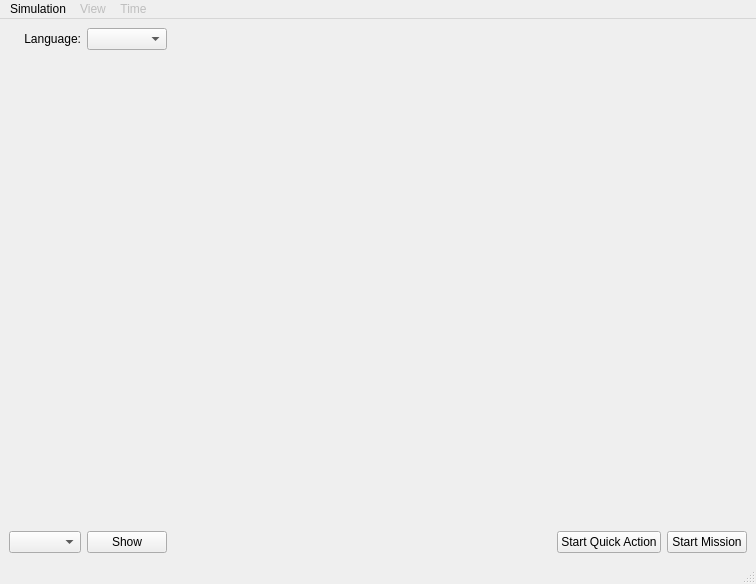
<?xml version="1.0" encoding="UTF-8"?>
<ui version="4.0">
 <class>MainWindow</class>
 <widget class="QMainWindow" name="MainWindow">
  <property name="geometry">
   <rect>
    <x>0</x>
    <y>0</y>
    <width>756</width>
    <height>584</height>
   </rect>
  </property>
  <property name="windowTitle">
   <string>Flight Simulation Game</string>
  </property>
  <property name="windowIcon">
   <iconset resource="../fsg.qrc">
    <normaloff>:/gui/images/fsg.svg</normaloff>:/gui/images/fsg.svg</iconset>
  </property>
  <property name="locale">
   <locale language="English" country="UnitedStates"/>
  </property>
  <property name="dockOptions">
   <set>QMainWindow::AllowNestedDocks|QMainWindow::AllowTabbedDocks|QMainWindow::AnimatedDocks</set>
  </property>
  <widget class="QWidget" name="centralwidget">
   <layout class="QGridLayout" name="gridLayout">
    <property name="leftMargin">
     <number>0</number>
    </property>
    <property name="topMargin">
     <number>0</number>
    </property>
    <property name="rightMargin">
     <number>0</number>
    </property>
    <property name="bottomMargin">
     <number>0</number>
    </property>
    <item row="1" column="0">
     <widget class="QStackedWidget" name="stackedMain">
      <property name="lineWidth">
       <number>0</number>
      </property>
      <property name="currentIndex">
       <number>0</number>
      </property>
      <widget class="QWidget" name="pageCampaign">
       <layout class="QGridLayout" name="gridLayout_3">
        <item row="0" column="0">
         <widget class="QLabel" name="labelLanguage">
          <property name="text">
           <string>Language:</string>
          </property>
          <property name="alignment">
           <set>Qt::AlignRight|Qt::AlignTrailing|Qt::AlignVCenter</set>
          </property>
          <property name="buddy">
           <cstring>comboBoxLanguage</cstring>
          </property>
         </widget>
        </item>
        <item row="0" column="1">
         <widget class="QComboBox" name="comboBoxLanguage"/>
        </item>
        <item row="1" column="0" colspan="5">
         <widget class="WidgetCampaign" name="widgetCampaign" native="true"/>
        </item>
        <item row="2" column="0">
         <widget class="QComboBox" name="comboBoxUnits"/>
        </item>
        <item row="2" column="1">
         <widget class="QPushButton" name="pushButtonStartUnitView">
          <property name="text">
           <string>Show</string>
          </property>
         </widget>
        </item>
        <item row="2" column="2">
         <spacer name="horizontalSpacer_2">
          <property name="orientation">
           <enum>Qt::Horizontal</enum>
          </property>
          <property name="sizeHint" stdset="0">
           <size>
            <width>40</width>
            <height>20</height>
           </size>
          </property>
         </spacer>
        </item>
        <item row="2" column="3">
         <widget class="QPushButton" name="pushButtonStartQuickAction">
          <property name="text">
           <string>Start Quick Action</string>
          </property>
         </widget>
        </item>
        <item row="2" column="4">
         <widget class="QPushButton" name="pushButtonStartCampaign">
          <property name="enabled">
           <bool>true</bool>
          </property>
          <property name="text">
           <string>Start Mission</string>
          </property>
         </widget>
        </item>
       </layout>
      </widget>
      <widget class="QWidget" name="pageSimulation">
       <layout class="QGridLayout" name="gridLayout_2">
        <property name="leftMargin">
         <number>0</number>
        </property>
        <property name="topMargin">
         <number>0</number>
        </property>
        <property name="rightMargin">
         <number>0</number>
        </property>
        <property name="bottomMargin">
         <number>0</number>
        </property>
        <item row="0" column="0">
         <widget class="WidgetCGI" name="widgetCGI" native="true"/>
        </item>
       </layout>
      </widget>
     </widget>
    </item>
   </layout>
  </widget>
  <widget class="QMenuBar" name="menuBar">
   <property name="geometry">
    <rect>
     <x>0</x>
     <y>0</y>
     <width>756</width>
     <height>28</height>
    </rect>
   </property>
   <widget class="QMenu" name="menuView">
    <property name="enabled">
     <bool>false</bool>
    </property>
    <property name="title">
     <string>View</string>
    </property>
    <addaction name="actionViewChase"/>
    <addaction name="actionViewFlyby"/>
    <addaction name="actionViewFront"/>
    <addaction name="actionViewOrbit"/>
    <addaction name="actionViewPilot"/>
    <addaction name="actionViewShift"/>
    <addaction name="actionViewWorld"/>
    <addaction name="separator"/>
    <addaction name="actionViewToggle"/>
    <addaction name="separator"/>
    <addaction name="actionViewFull"/>
   </widget>
   <widget class="QMenu" name="menuSimulation">
    <property name="title">
     <string>Simulation</string>
    </property>
    <addaction name="actionStart"/>
    <addaction name="actionPause"/>
    <addaction name="actionAbort"/>
    <addaction name="separator"/>
    <addaction name="actionAuto"/>
    <addaction name="separator"/>
    <addaction name="actionCtrl"/>
    <addaction name="actionData"/>
    <addaction name="separator"/>
    <addaction name="actionQuit"/>
   </widget>
   <widget class="QMenu" name="menuTime">
    <property name="enabled">
     <bool>false</bool>
    </property>
    <property name="title">
     <string>Time</string>
    </property>
    <addaction name="actionTimeFaster"/>
    <addaction name="actionTimeSlower"/>
   </widget>
   <addaction name="menuSimulation"/>
   <addaction name="menuView"/>
   <addaction name="menuTime"/>
  </widget>
  <widget class="QStatusBar" name="statusBar"/>
  <action name="actionViewChase">
   <property name="text">
    <string>Chase</string>
   </property>
  </action>
  <action name="actionViewOrbit">
   <property name="text">
    <string>Orbit</string>
   </property>
  </action>
  <action name="actionViewPilot">
   <property name="text">
    <string>Pilot</string>
   </property>
  </action>
  <action name="actionViewWorld">
   <property name="text">
    <string>World</string>
   </property>
  </action>
  <action name="actionCtrl">
   <property name="text">
    <string>Controls (Ctrl+C)</string>
   </property>
  </action>
  <action name="actionQuit">
   <property name="text">
    <string>Quit (Ctrl+Q)</string>
   </property>
   <property name="toolTip">
    <string>Quit</string>
   </property>
  </action>
  <action name="actionData">
   <property name="text">
    <string>Data (Ctrl+D)</string>
   </property>
  </action>
  <action name="actionViewFull">
   <property name="text">
    <string>Full Screen (Ctrl+F)</string>
   </property>
  </action>
  <action name="actionTimeFaster">
   <property name="text">
    <string>Faster</string>
   </property>
  </action>
  <action name="actionTimeSlower">
   <property name="text">
    <string>Slower</string>
   </property>
  </action>
  <action name="actionAuto">
   <property name="checkable">
    <bool>false</bool>
   </property>
   <property name="enabled">
    <bool>false</bool>
   </property>
   <property name="text">
    <string>Autopilot (Ctrl+A)</string>
   </property>
  </action>
  <action name="actionStart">
   <property name="text">
    <string>Start</string>
   </property>
  </action>
  <action name="actionPause">
   <property name="checkable">
    <bool>false</bool>
   </property>
   <property name="enabled">
    <bool>false</bool>
   </property>
   <property name="text">
    <string>Pause (Pause)</string>
   </property>
  </action>
  <action name="actionAbort">
   <property name="enabled">
    <bool>false</bool>
   </property>
   <property name="text">
    <string>Abort (Esc)</string>
   </property>
  </action>
  <action name="actionViewToggle">
   <property name="enabled">
    <bool>false</bool>
   </property>
   <property name="text">
    <string>Toggle</string>
   </property>
  </action>
  <action name="actionViewShift">
   <property name="text">
    <string>Shift</string>
   </property>
  </action>
  <action name="actionViewFlyby">
   <property name="text">
    <string>Flyby</string>
   </property>
  </action>
  <action name="actionViewFront">
   <property name="text">
    <string>Front</string>
   </property>
  </action>
 </widget>
 <customwidgets>
  <customwidget>
   <class>WidgetCGI</class>
   <extends>QWidget</extends>
   <header>gui/WidgetCGI.h</header>
   <container>1</container>
  </customwidget>
  <customwidget>
   <class>WidgetCampaign</class>
   <extends>QWidget</extends>
   <header>gui/WidgetCampaign.h</header>
   <container>1</container>
  </customwidget>
 </customwidgets>
 <tabstops>
  <tabstop>comboBoxLanguage</tabstop>
  <tabstop>comboBoxUnits</tabstop>
  <tabstop>pushButtonStartUnitView</tabstop>
  <tabstop>pushButtonStartQuickAction</tabstop>
  <tabstop>pushButtonStartCampaign</tabstop>
 </tabstops>
 <resources>
  <include location="../fsg.qrc"/>
 </resources>
 <connections/>
</ui>
